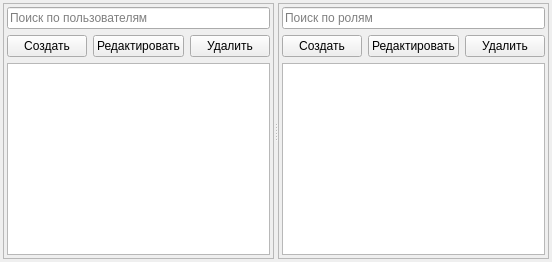
          <widget class="QWidget" name="tab_11">
           <attribute name="title">
            <string>Пользователи</string>
           </attribute>
           <layout class="QGridLayout" name="gridLayout_31">
            <property name="leftMargin">
             <number>3</number>
            </property>
            <property name="topMargin">
             <number>3</number>
            </property>
            <property name="rightMargin">
             <number>3</number>
            </property>
            <property name="bottomMargin">
             <number>3</number>
            </property>
            <item row="0" column="0">
             <widget class="QSplitter" name="splitter_7">
              <property name="orientation">
               <enum>Qt::Orientation::Horizontal</enum>
              </property>
              <widget class="QFrame" name="frame_14">
               <property name="frameShape">
                <enum>QFrame::Shape::StyledPanel</enum>
               </property>
               <property name="frameShadow">
                <enum>QFrame::Shadow::Raised</enum>
               </property>
               <layout class="QGridLayout" name="gridLayout_32">
                <property name="leftMargin">
                 <number>3</number>
                </property>
                <property name="topMargin">
                 <number>3</number>
                </property>
                <property name="rightMargin">
                 <number>3</number>
                </property>
                <property name="bottomMargin">
                 <number>3</number>
                </property>
                <item row="4" column="0" colspan="3">
                 <widget class="QListWidget" name="lw_admin_users"/>
                </item>
                <item row="0" column="0" colspan="3">
                 <widget class="QLineEdit" name="le_adminUserSearch">
                  <property name="placeholderText">
                   <string>Поиск по пользователям</string>
                  </property>
                 </widget>
                </item>
                <item row="1" column="0">
                 <widget class="QPushButton" name="pushButton_13">
                  <property name="text">
                   <string>Создать</string>
                  </property>
                 </widget>
                </item>
                <item row="1" column="2">
                 <widget class="QPushButton" name="pushButton_15">
                  <property name="text">
                   <string>Удалить</string>
                  </property>
                 </widget>
                </item>
                <item row="1" column="1">
                 <widget class="QPushButton" name="pushButton_14">
                  <property name="text">
                   <string>Редактировать</string>
                  </property>
                 </widget>
                </item>
               </layout>
              </widget>
              <widget class="QFrame" name="frame_15">
               <property name="frameShape">
                <enum>QFrame::Shape::StyledPanel</enum>
               </property>
               <property name="frameShadow">
                <enum>QFrame::Shadow::Raised</enum>
               </property>
               <layout class="QGridLayout" name="gridLayout_33">
                <property name="leftMargin">
                 <number>3</number>
                </property>
                <property name="topMargin">
                 <number>3</number>
                </property>
                <property name="rightMargin">
                 <number>3</number>
                </property>
                <property name="bottomMargin">
                 <number>3</number>
                </property>
                <item row="1" column="1">
                 <widget class="QPushButton" name="pushButton_10">
                  <property name="text">
                   <string>Редактировать</string>
                  </property>
                 </widget>
                </item>
                <item row="1" column="0">
                 <widget class="QPushButton" name="pushButton_9">
                  <property name="text">
                   <string>Создать</string>
                  </property>
                 </widget>
                </item>
                <item row="1" column="2">
                 <widget class="QPushButton" name="pushButton_11">
                  <property name="text">
                   <string>Удалить</string>
                  </property>
                 </widget>
                </item>
                <item row="0" column="0" colspan="3">
                 <widget class="QLineEdit" name="le_adminRoleSearch">
                  <property name="placeholderText">
                   <string>Поиск по ролям</string>
                  </property>
                 </widget>
                </item>
                <item row="2" column="0" colspan="3">
                 <widget class="QListWidget" name="lw_admin_roles"/>
                </item>
               </layout>
              </widget>
             </widget>
            </item>
           </layout>
          </widget>
